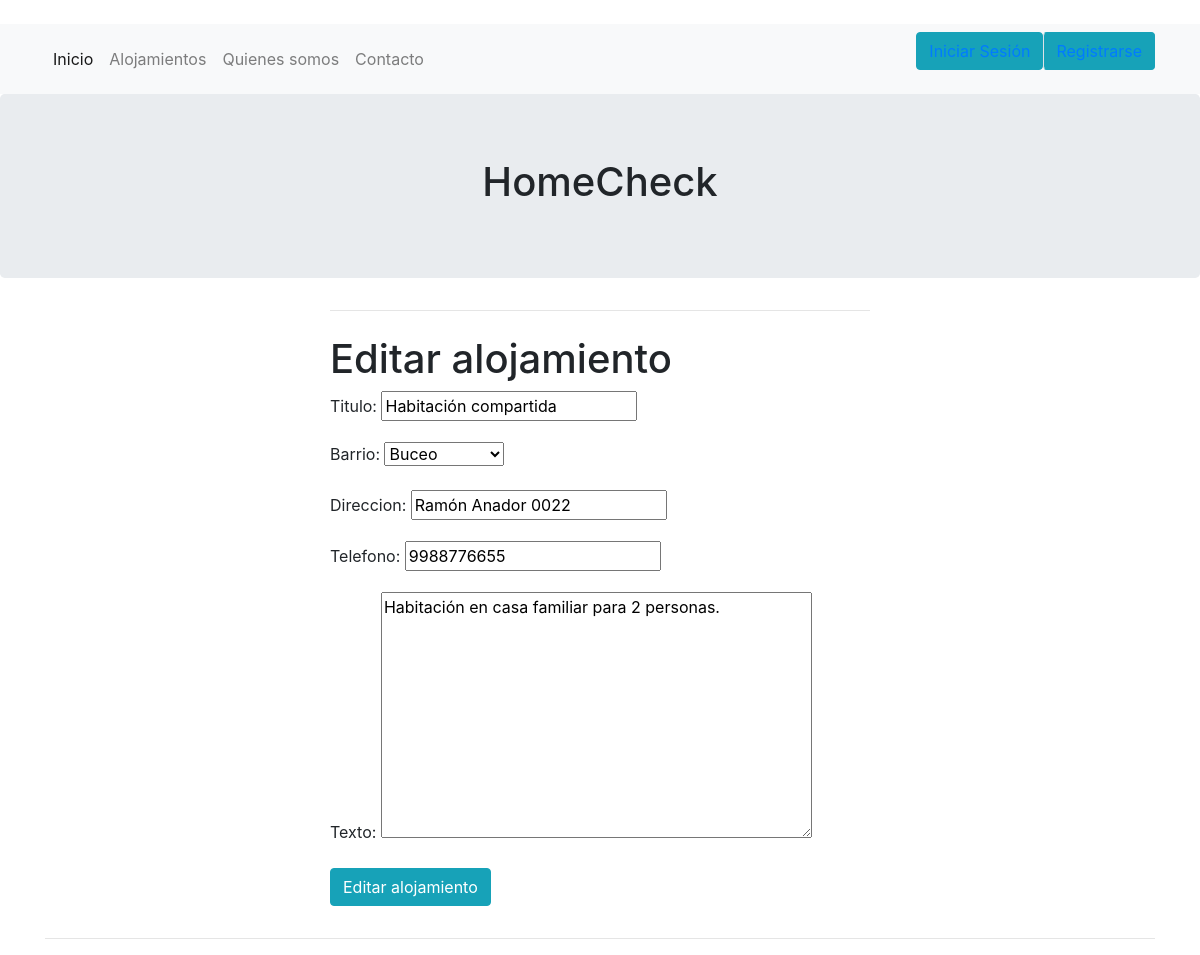
The app's page /alojamientos/editar/5/ with its own data.
### alojamientos/models.py (models this page shows, shortened)
class Alojamiento(models.Model):
    BARRIOS = (
    ('AG', 'Aguada'),
    ('BS', 'Barrio Sur'),
    ('BU', 'Buceo'),
    ('CS', 'Carrasco'),
    ('CT', 'Centro'),
    ('CE', 'Cerro'),
    ('CV', 'Ciudad Vieja'),
    ('CN', 'Cordón'),
    ('CR', 'Capurro'),
    ('LU', 'La Unión'),
    ('MÑ', 'Maroñas'),
    ('PR', 'Parque Rodó'),
    ('PÑ', 'Peñarol'),
    ('PC', 'Pocitos'),
    ('PG', 'Punta Gorda'),
    ('OT', 'Pocitos')
    )
    autor = models.ForeignKey('auth.User', on_delete=models.CASCADE)
    barrio = models.CharField(max_length=2, choices=BARRIOS)
    direccion = models.CharField(max_length=50, default="Sin dirección")
    titulo = models.CharField(max_length=45)
    telefono = models.DecimalField(max_digits=15, decimal_places=0)
    texto = models.TextField()
    fecha_de_creacion = models.DateTimeField(default=timezone.now)
    is_sponsored = models.BooleanField(default=False)

### alojamientos/views.py (the view)
# urls.py: path('editar/<int:pk>/', views.alojamiento_edit, name='alojamiento_editar'),
def alojamiento_edit(request, pk):
    instancia = Alojamiento.objects.get(pk=pk)
    form = AlojamientoForm(instance=instancia)
    if request.method == "POST":
        form = AlojamientoForm(request.POST, instance=instancia)
        if form.is_valid():
            instancia = form.save(commit=False)
            instancia.save()
            messages.success(request, 'Editado con exito')
    return render(request, "alojamientos/alojamiento_edit.html", {'form': form})

### alojamientos/forms.py
class AlojamientoForm(forms.ModelForm):
    class Meta:
        model = Alojamiento
        fields = ("titulo", "barrio", "direccion", "telefono", "texto",)

### alojamientos/templates/alojamientos/alojamiento_edit.html (shortened to what this page needs)
{% extends 'inicio/base.html' %}
{% block content %}
<div class="row justify-content-center">
    <div class="col-6">
        <hr class="mt-0 mb-4">
        <h1 class="mt-2">Editar alojamiento</h1>
        <form method="POST" class="post-form">
            {{ form.as_p }}
            <button type="submit" class="btn btn-info"">Editar alojamiento</button>
        </form>
    </div>
</div>
{% endblock %}

### records on screen
Alojamiento: titulo "Habitación compartida", barrio "Buceo", direccion "Ramón Anador 0022", telefono "9988776655", texto "Habitación en casa familiar para 2 personas."
